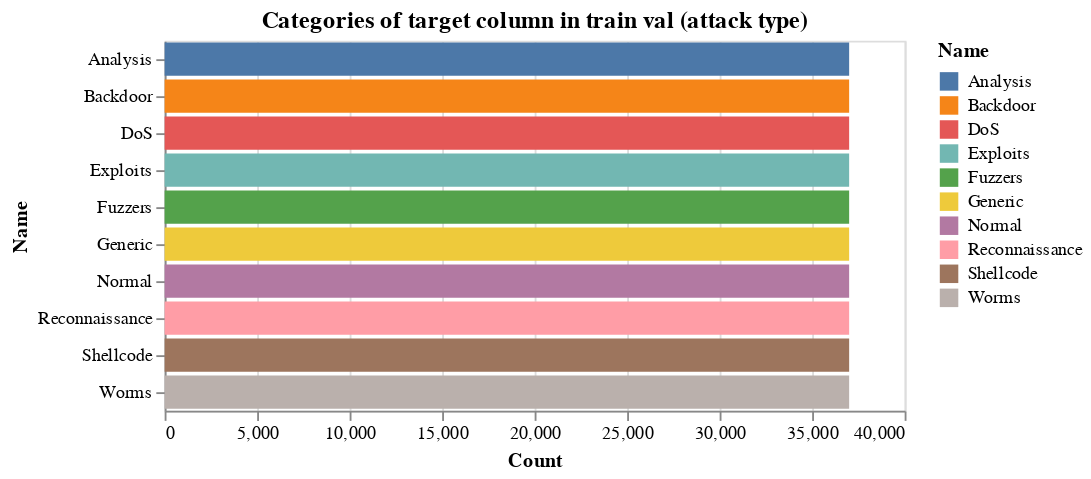

Notebook code for this chart:
### Code cell
resampled=resampled_train_val.copy()
_features,_target=feature_target_split(resampled)
target_table=_target.value_counts().rename_axis('Name').reset_index(name='Count')
alt.Chart(target_table, title="Categories of target column in train val (attack type)").mark_bar().encode(
  x='Count',
  y='Name',
  color='Name'
)

### Figure 1 — Vega-Lite specification as saved in the notebook (floating-point values rounded to 4 significant figures)
{"config": {"view": {"continuousWidth": 400, "continuousHeight": 300}}, "data": {"name": "data-b22f880ce09534cad354697e90bfc248"}, "mark": "bar", "encoding": {"color": {"type": "nominal", "field": "Name"}, "x": {"type": "quantitative", "field": "Count"}, "y": {"type": "nominal", "field": "Name"}}, "title": "Categories of target column in train val (attack type)", "$schema": "https://vega.github.io/schema/vega-lite/v4.8.1.json", "datasets": {"data-b22f880ce09534cad354697e90bfc248": [{"Name": "Normal", "Count": 37000}, {"Name": "Reconnaissance", "Count": 37000}, {"Name": "Backdoor", "Count": 37000}, {"Name": "DoS", "Count": 37000}, {"Name": "Exploits", "Count": 37000}, {"Name": "Analysis", "Count": 37000}, {"Name": "Fuzzers", "Count": 37000}, {"Name": "Worms", "Count": 37000}, {"Name": "Shellcode", "Count": 37000}, {"Name": "Generic", "Count": 37000}]}}
